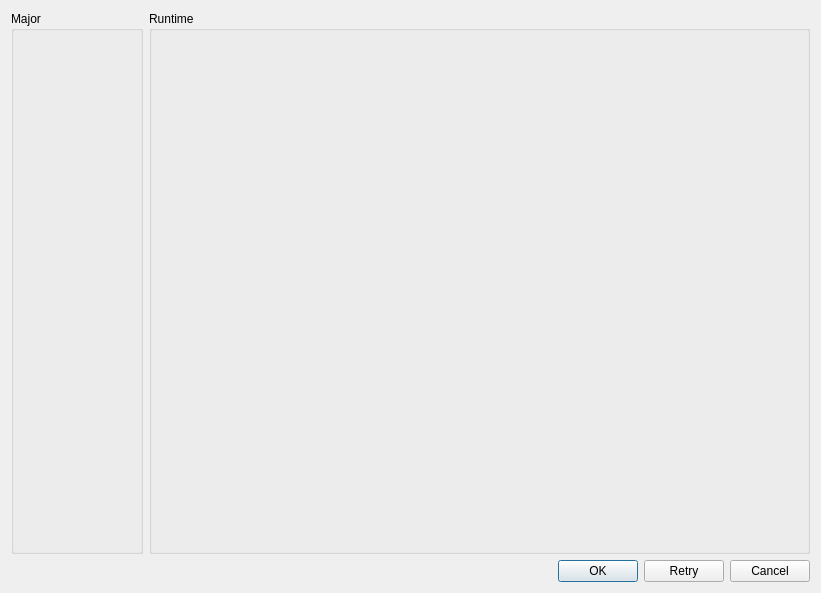
<?xml version="1.0" encoding="UTF-8"?>
<ui version="4.0">
 <class>JavaDownload</class>
 <widget class="QDialog" name="JavaDownload">
  <property name="geometry">
   <rect>
    <x>0</x>
    <y>0</y>
    <width>821</width>
    <height>593</height>
   </rect>
  </property>
  <property name="windowTitle">
   <string>Dialog</string>
  </property>
  <layout class="QVBoxLayout" name="verticalLayout">
   <item>
    <layout class="QHBoxLayout" name="horizontalLayout" stretch="1,5">
     <item>
      <widget class="QGroupBox" name="majorGB">
       <property name="title">
        <string>Major</string>
       </property>
       <layout class="QVBoxLayout" name="verticalLayout_3">
        <item>
         <widget class="VersionSelectWidget" name="widget" native="true"/>
        </item>
       </layout>
      </widget>
     </item>
     <item>
      <widget class="QGroupBox" name="runtimeGB">
       <property name="title">
        <string>Runtime</string>
       </property>
       <layout class="QVBoxLayout" name="verticalLayout_2">
        <item>
         <widget class="VersionSelectWidget" name="widget_2" native="true"/>
        </item>
       </layout>
      </widget>
     </item>
    </layout>
   </item>
   <item>
    <widget class="QDialogButtonBox" name="buttonBox">
     <property name="orientation">
      <enum>Qt::Horizontal</enum>
     </property>
     <property name="standardButtons">
      <set>QDialogButtonBox::Cancel|QDialogButtonBox::Ok|QDialogButtonBox::Retry</set>
     </property>
    </widget>
   </item>
  </layout>
 </widget>
 <customwidgets>
  <customwidget>
   <class>VersionSelectWidget</class>
   <extends>QWidget</extends>
   <header>ui/widgets/VersionSelectWidget.h</header>
   <container>1</container>
  </customwidget>
 </customwidgets>
 <resources/>
 <connections>
  <connection>
   <sender>buttonBox</sender>
   <signal>accepted()</signal>
   <receiver>JavaDownload</receiver>
   <slot>accept()</slot>
   <hints>
    <hint type="sourcelabel">
     <x>248</x>
     <y>254</y>
    </hint>
    <hint type="destinationlabel">
     <x>157</x>
     <y>274</y>
    </hint>
   </hints>
  </connection>
  <connection>
   <sender>buttonBox</sender>
   <signal>rejected()</signal>
   <receiver>JavaDownload</receiver>
   <slot>reject()</slot>
   <hints>
    <hint type="sourcelabel">
     <x>316</x>
     <y>260</y>
    </hint>
    <hint type="destinationlabel">
     <x>286</x>
     <y>274</y>
    </hint>
   </hints>
  </connection>
 </connections>
</ui>
